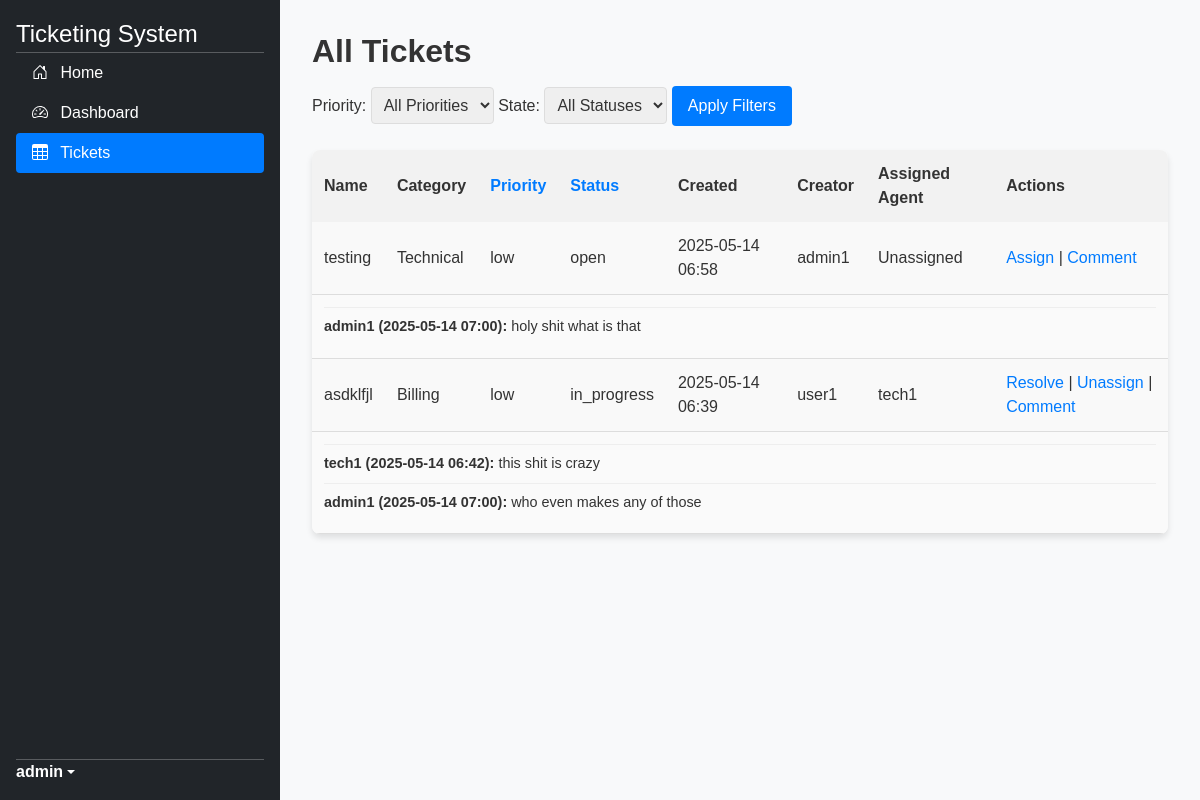
Before: /tickets_list/ (signed in) with the older database file.
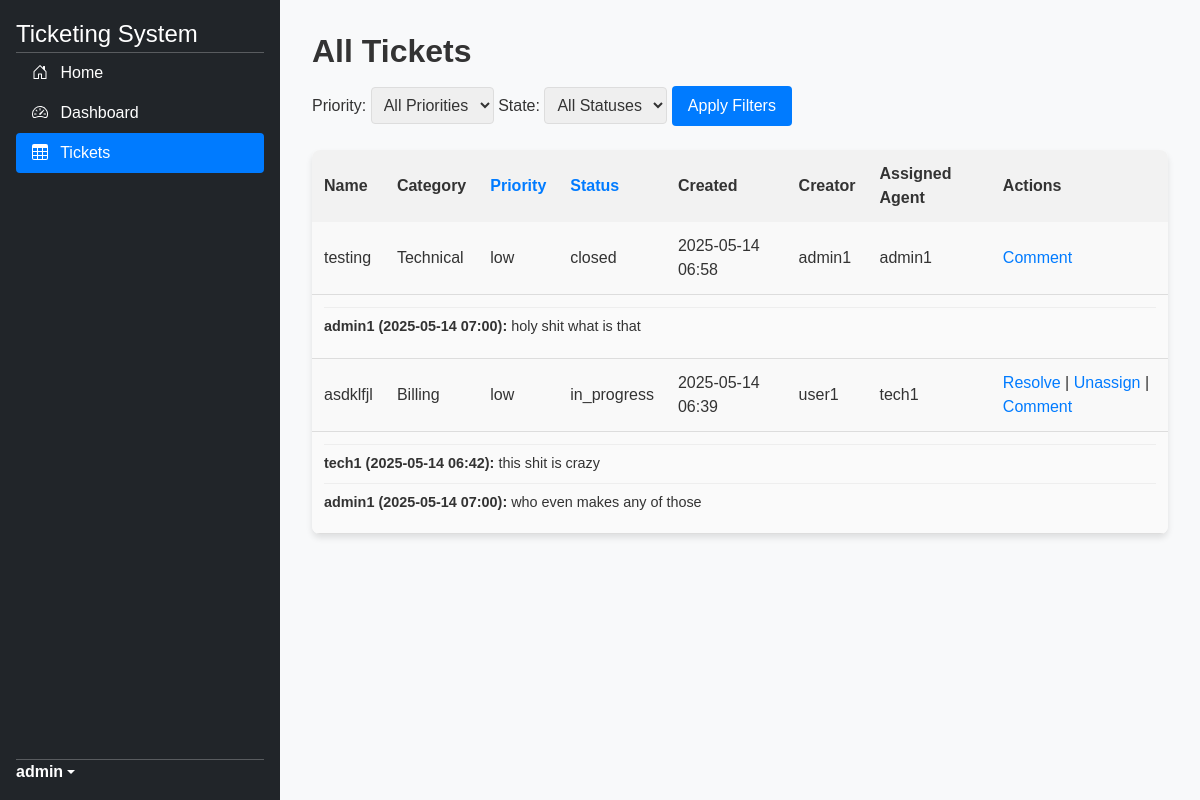
After: the same page with the newer database file.
### website/models.py (models this page shows, shortened)
class Ticket(models.Model):
    PRIORITY_CHOICES = (
        ('low', 'Low'),
        ('medium', 'Medium'),
        ('high', 'High'),
    )
    STATE_CHOICES = (
        ('open', 'Open'),
        ('in_progress', 'In Progress'),
        ('closed', 'Closed'),
    )
    name = models.CharField(max_length=100)
    description = models.TextField()
    category = models.ForeignKey(Category, on_delete=models.CASCADE)
    priority = models.CharField(max_length=100, choices=PRIORITY_CHOICES, default='low')
    state = models.CharField(max_length=100, choices=STATE_CHOICES, default='open')
    user = models.ForeignKey(settings.AUTH_USER_MODEL, on_delete=models.CASCADE, related_name='tickets')
    assigned_agent = models.ForeignKey(settings.AUTH_USER_MODEL, on_delete=models.CASCADE, null=True, blank=True)
    creation_date = models.DateTimeField(auto_now_add=True)
    resolution_date = models.DateTimeField(null=True, blank=True)

class Category(models.Model):
    name = models.CharField(max_length=100)

class CustomUser(AbstractUser):
    phone_regex = RegexValidator(
        regex=r'^\+?1?\d{9,15}$',
        message="Phone number must be entered in the format: '+999999999'. Up to 15 digits allowed."
    )
    phone_number = models.CharField(
        max_length=17,
        validators=[phone_regex],
        blank=False,
        null=False,
        unique=True
    )

### website/views.py (the view)
# urls.py: path('tickets_list/', views.ticket_list, name='tickets_list'),
@login_required
def ticket_list(request):
    if not request.user.is_superuser:
        messages.error(request, "Only admins can view all tickets.")
        return redirect('home')
    form = TicketFilterForm(request.GET or None)
    tickets = Ticket.objects.all().select_related('category', 'user', 'assigned_agent')
    if form.is_valid():
        if form.cleaned_data['priority']:
            tickets = tickets.filter(priority=form.cleaned_data['priority'])
        if form.cleaned_data['state']:
            tickets = tickets.filter(state=form.cleaned_data['state'])
    sort_by = request.GET.get('sort_by', '-creation_date')
    allowed_sort_fields = ['state', '-state', 'priority', '-priority']
    if sort_by in allowed_sort_fields:
        tickets = tickets.order_by(sort_by)
    else:
        tickets = tickets.order_by('-creation_date')  # Default sort
    return render(request, 'tickets.html', {'tickets': tickets, 'form': form})

### website/forms.py
class TicketFilterForm(forms.Form):
    PRIORITY_CHOICES = (
        ('low', 'Low'),
        ('medium', 'Medium'),
        ('high', 'High'),
        ('','All Priorities')
    )
    STATE_CHOICES = (
        ('open', 'Open'),
        ('in_progress', 'In Progress'),
        ('closed', 'Closed'),
        ('','All Statuses'),
    )
    priority = forms.ChoiceField(
        choices=PRIORITY_CHOICES,
        required=False
    )
    state = forms.ChoiceField(
        choices=STATE_CHOICES,
        required=False
    )

### website/templates/tickets.html (shortened to what the changed rows need)
{% load static %}
<!DOCTYPE html>
<html lang="en">
<head>
    {% load bootstrap5 %}
    {% bootstrap_css %}
    <link href="https://cdn.jsdelivr.net/npm/tailwindcss@2.2.19/dist/tailwind.min.css" rel="stylesheet">
        <link rel="stylesheet" href="{% static 'css/tickets_list.css' %}">
    <link rel="stylesheet" href="{% static 'css/global.css' %}">
</head>
<body>
    <main>
        <div class="content">
            <h2 class="page-header">All Tickets</h2>
            {% if tickets %}
            <div class="ticket-table">
                <table>
                    <tr>
                        <th>Name</th>
                        <th>Category</th>
                        <th><a href="?sort_by={% if request.GET.sort_by == 'priority' %}-priority{% else %}priority{% endif %}">Priority</a></th>
                        <th><a href="?sort_by={% if request.GET.sort_by == 'state' %}-state{% else %}state{% endif %}">Status</a></th>
                        <th>Created</th>
                        <th>Creator</th>
                        <th>Assigned Agent</th>
                        <th>Actions</th>
                    </tr>
                    {% for ticket in tickets %}
                    <tr>
                        <td>{{ ticket.name }}</td>
                        <td>{{ ticket.category.name }}</td>
                        <td>{{ ticket.priority }}</td>
                        <td>{{ ticket.state }}</td>
                        <td>{{ ticket.creation_date|date:"Y-m-d H:i" }}</td>
                        <td>{{ ticket.user.username }}</td>
                        <td>{{ ticket.assigned_agent.username|default:"Unassigned" }}</td>
                        <td>
                            {% if not ticket.assigned_agent %}
                            <a href="{% url 'assign_ticket' ticket.id %}">Assign</a> |
                            {% elif ticket.state in 'open,in_progress' %}
                            <a href="{% url 'resolve_ticket' ticket.id %}">Resolve</a> |
                            <a href="{% url 'unassign_ticket' ticket.id %}">Unassign</a> |
                            {% endif %}
                            <a href="{% url 'add_comment' ticket.id %}">Comment</a>
                        </td>
                    </tr>
                    <tr>
                        <td colspan="8" class="comments">
                            {% for comment in ticket.comments.all %}
                            <div class="comment">
                                <strong>{{ comment.agent.username }} ({{ comment.created_at|date:"Y-m-d H:i" }}):</strong>
                                {{ comment.comment }}
                            </div>
                            {% empty %}
                            <div class="comment">No comments yet.</div>
                            {% endfor %}
                        </td>
                    </tr>
                    {% endfor %}
                </table>
            </div>
            {% else %}
            <p>No tickets found.</p>
            {% endif %}
        </div>
    </main>
</body>
</html>

Changed rows visible on the page:
changed Ticket "testing": state "open" → "closed"; assigned_agent.username "Unassigned" → "admin1"; no longer shows "Assign |"
